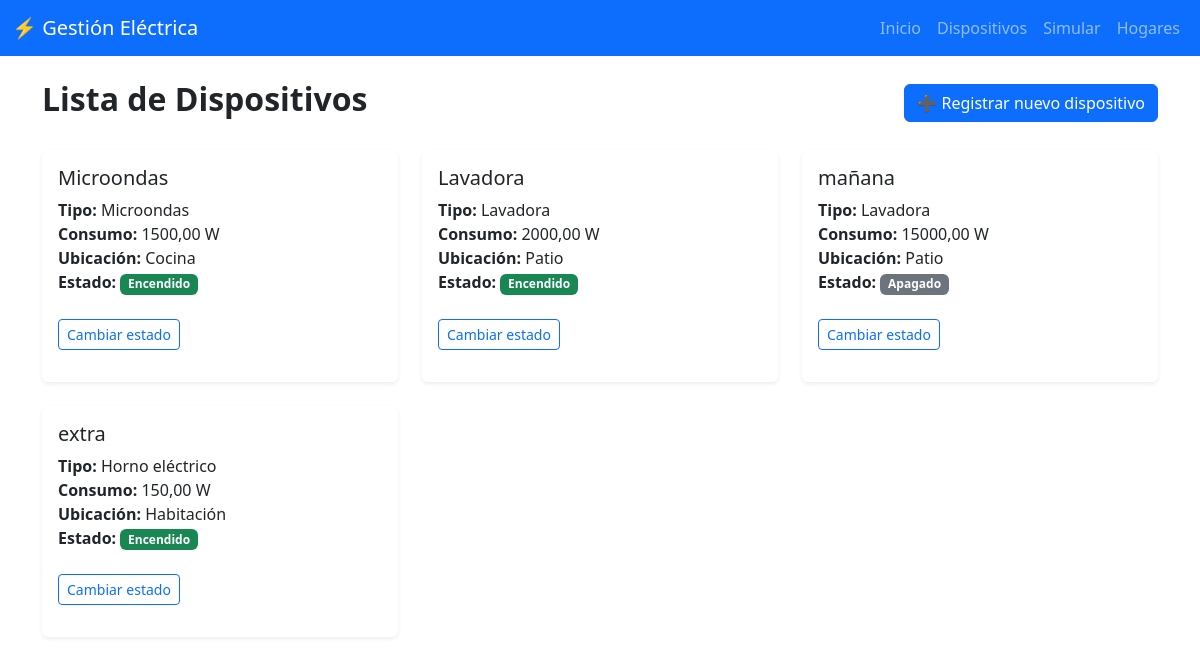
The app's page /dispositivos/ (signed in), older data.
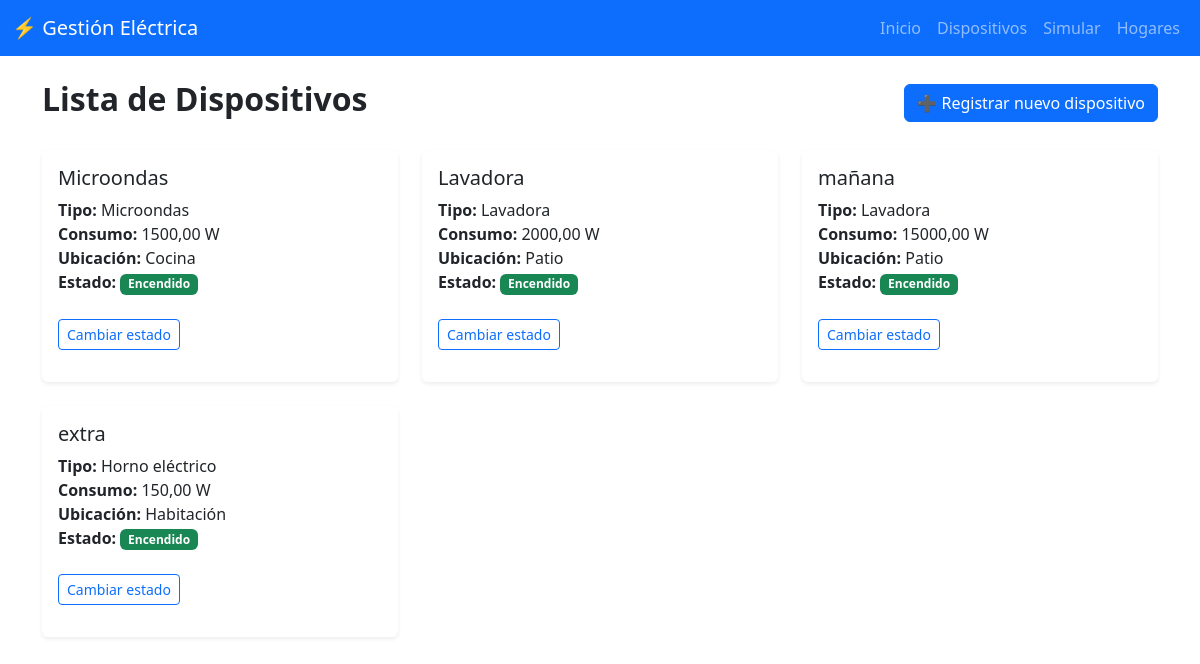
The same page, newer data.
### dispositivos/models.py (models this page shows, shortened)
class Dispositivo(models.Model):
    ESTADO_CHOICES = [
        ('encendido', 'Encendido'),
        ('apagado', 'Apagado')
    ]
    nombre = models.CharField(max_length=100)  # Este campo se reemplazará por partehogar
    tipo = models.ForeignKey(TipoDispositivo, on_delete=models.RESTRICT)
    consumo_watts = models.DecimalField(max_digits=10, decimal_places=2)
    partehogar = models.ForeignKey(ParteHogar, on_delete=models.CASCADE)
    estado = models.CharField(max_length=10, choices=ESTADO_CHOICES, default='apagado')

class TipoDispositivo(models.Model):
    nombre = models.CharField(max_length=100)
    rango_consumo_min = models.DecimalField(max_digits=10, decimal_places=2)
    rango_consumo_max = models.DecimalField(max_digits=10, decimal_places=2)
    descripcion = models.TextField(blank=True, null=True)

class ParteHogar(models.Model):
    nombre = models.CharField(max_length=100)
    hogar = models.ForeignKey(Hogar, on_delete=models.CASCADE, related_name="partes", default=1)

### dispositivos/views.py (the view)
# urls.py: path("dispositivos/", views_dispositivos.lista_dispositivos, name="lista_dispositivos"),
@login_required
def lista_dispositivos(request):
    dispositivos = Dispositivo.objects.all()
    return render(request, "lista_dispositivos.html", {"dispositivos": dispositivos})

### dispositivos/templates/lista_dispositivos.html (shortened to what this page needs)
{% extends 'base.html' %}
{% block content %}
<div class="d-flex justify-content-between align-items-center mb-4">
    <h2 class="fw-bold">Lista de Dispositivos</h2>
    <a href="{% url 'registrar_dispositivo' %}" class="btn btn-primary">➕ Registrar nuevo dispositivo</a>
</div>
<div class="row row-cols-1 row-cols-md-2 row-cols-lg-3 g-4">
    {% for dispositivo in dispositivos %}
    <div class="col">
        <div class="card h-100 shadow-sm border-0 card-hover">
            <div class="card-body">
                <h5 class="card-title">{{ dispositivo.nombre }}</h5>
                <p class="card-text">
                    <strong>Tipo:</strong> {{ dispositivo.tipo.nombre }}<br>
                    <strong>Consumo:</strong> {{ dispositivo.consumo_watts }} W<br>
                    <strong>Ubicación:</strong> {{ dispositivo.partehogar.nombre }}<br>
                    <strong>Estado:</strong>
                    {% if dispositivo.estado == 'encendido' %}
                        <span class="badge bg-success">Encendido</span>
                    {% else %}
                        <span class="badge bg-secondary">Apagado</span>
                    {% endif %}
                    <form method="post" action="{% url 'cambiar_estado_dispositivo' dispositivo.id %}">
                        <button type="submit" class="btn btn-sm btn-outline-primary mt-2">
                            Cambiar estado
                        </button>
                    </form>
                </p>
            </div>
        </div>
    </div>
    {% empty %}
    <p>No hay dispositivos registrados.</p>
    {% endfor %}
</div>
{% endblock %}

Row changes from the older to the newer data that the page shows:
changed Dispositivo "mañana": estado "Apagado" → "Encendido"
